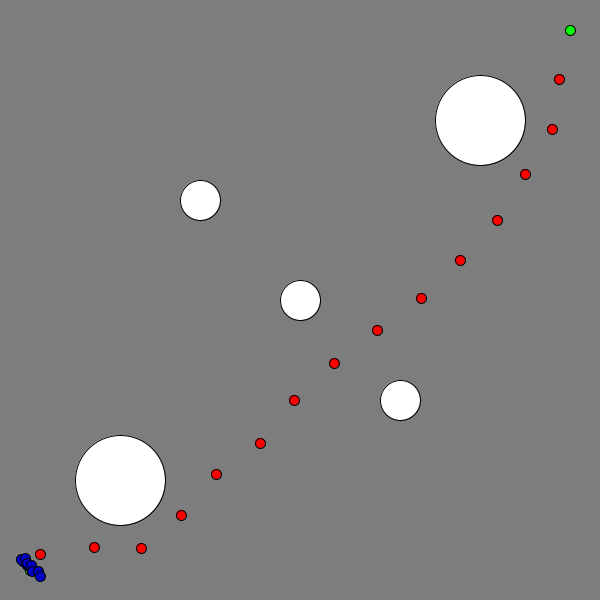
Frame 1 (no input)
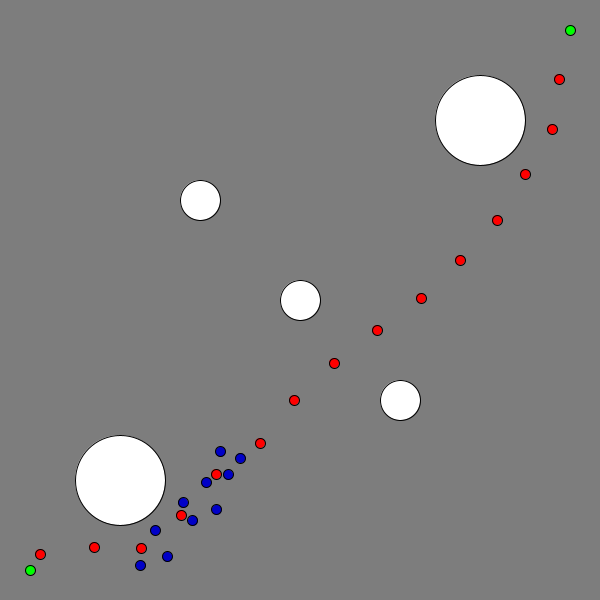
Frame 60 (the mouse pressed at the canvas centre just before this capture)
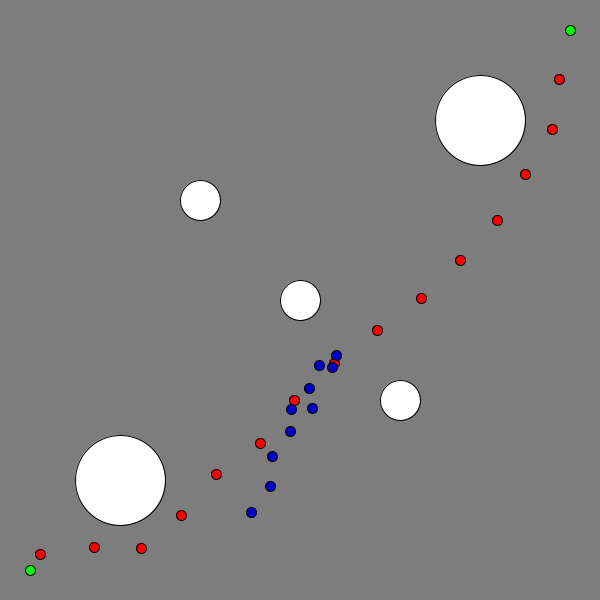
Frame 120 (the mouse held since frame 60 and released just before this capture)

The Processing sketch that drew these frames (run headless with seeded random() and noise(); from frame 60 on, the mouse is pressed at the canvas centre):

// Processing sketch: a3_1
// ── a3_1.pde
// A3 Scenario 1 - Trevor Graham

import java.util.Random;
import java.util.*;

class Node{
 float x = 0;
 float y = 0;
 int id;
 ArrayList<Integer>neighbors = new ArrayList<Integer>();

 boolean visited = false;
 int parentId = -1;
 float f,g,h;
 
 Node(float xpos, float ypos, int idNum){
   x = xpos;
   y = ypos;
   id = idNum;
   f = 0;
   g = 0;
   h = 0;
 }
}

class Crowd{
 ArrayList <Boid> boids;
 
 Crowd(){
  boids = new ArrayList<Boid>(); 
 }
 
 void addBoid(Boid b){
   boids.add(b);
 }
 void removeBoid(Boid b){
   boids.remove(b); 
 }
 void run(){
   
  for(Boid b: boids){
    // PVector end = new PVector(goal.x, goal.y);
    //if(PVector.dist(b.pos, end) < .1){
    // crowd.removeBoid(b);
      
    //}
    b.move(boids);
  }
 }

}

class Boid{
 PVector pos;
 PVector vel;
 PVector accel;
 Node target;
 Boid(float xPos, float yPos){
   pos = new PVector(xPos, yPos);
   vel = new PVector(-3, -3); //set initial to calculated direction;
   accel = new PVector(0,0);
   target = nodes.get(path.get(1)) ;
 }
   void move(ArrayList <Boid> boids){
     calcForces(boids);
     updateBoid();
   }
   
   void calcForces(ArrayList <Boid> boids){
     PVector cohesion = cohesion(boids);     
     PVector alignment = alignment(boids);
     PVector seperation = seperation(boids);

   
     PVector obstacleForces = obstacleForces(obstacles);
     cohesion.mult(.5);
     alignment.mult(.5);
     seperation.mult(.1);
     obstacleForces.mult(.90);
     accel.add(cohesion);
     accel.add(alignment);
     accel.add(seperation);
     accel.add(obstacleForces);
     
   }
   void updateBoid(){
     
    vel.add(accel);
    pos.add(vel);
    
    int pId = path.indexOf(target.id);
   // println(pId);
    ArrayList <Boolean> collisions = new ArrayList <Boolean>();
    for(int p : path){
      collisions.add(hasCollision(p, pos));
    }
    for(int i = pId; i < collisions.size() -1 ; i++){
      if(collisions.get(i) == false){
        target = nodes.get(path.get(i+1)); 
      }
    }
    
    PVector nextTarget = new PVector(target.x, target.y);
    PVector dir = direction(nextTarget);
    //println(dir);
    dir.mult(1.5);
    vel.add(dir); // steer towards targetNode
    //println("vel:", vel);
    accel.mult(0);
     
   
   }
   
   PVector direction(PVector p){ // return PVector leading towards position
     PVector direction = PVector.sub(p, pos);
     direction.normalize();
     
     direction.sub(vel);
     return direction;
   }
   
   PVector cohesion(ArrayList <Boid> boids){
     PVector cohesion = new PVector(0,0); // 
     int totalVectors = 0;
     for(Boid b: boids){
       float dist = PVector.dist(pos, b.pos);
       if(dist > 0 && dist < 20){
         cohesion.add(b.vel); 
       }
     }
     
     if(totalVectors > 0){
      cohesion.div(totalVectors); // average position to be pulled towards
      PVector c = direction(cohesion); // use direction to incorporate vel 
      return c;
     }
     return cohesion;
   }
   
   PVector alignment(ArrayList <Boid> boids){
     PVector alignment = new PVector(0,0);
     int totalVectors = 0;
     for(Boid b: boids){
       float dist = PVector.dist(pos, b.pos);
       if(dist > 0 && dist < 20){
       alignment.add(b.vel);
       totalVectors++;
       }
     }
     
     if(totalVectors > 0){
       alignment.div(totalVectors); 
       alignment.normalize();
       PVector a = PVector.sub(alignment, vel);
       return a;
     }
    
     return alignment;
   }
   
   PVector seperation(ArrayList <Boid> boids){
     PVector sep = new PVector(0,0);
     int totalVectors = 0;
       
     for(Boid b: boids){
       float dist = PVector.dist(pos,b.pos);
       if(dist > 0 && dist < 20){
         PVector s = PVector.sub(pos, b.pos);
         s.normalize();
         s.div(dist);  // weight by how close
         sep.add(s);
         totalVectors++;
       }
       
     }
     
     if(totalVectors > 0){
      sep.div(totalVectors); // average seperation of all close boids
     }
     if(sep.mag() > 0){
       sep.normalize();
       sep.mult(2);
       
       
     }
     
     return sep;
   }
   
   PVector obstacleForces(ArrayList <Obstacle> obstacles){
     PVector obstacleForces = new PVector(0,0);
     for(Obstacle o: obstacles){
      float dist = PVector.dist(pos, o.pos); 
      
      if(dist > 0 && dist < o.r + 10){
        PVector force = PVector.sub(pos, o.pos);
        force.normalize();
        obstacleForces.add(force);
      } 
     }    
     return obstacleForces;
   }
   
 }
  


class Obstacle{
 float x = 0;
 float y = 0;
 int id;
 int r;
 PVector pos;
 Obstacle(float xPos, float yPos, int idNum, int radius){
   x = xPos;
   y = yPos;
   pos = new PVector(xPos, yPos);
   id = idNum;
   r = radius;
 }
}

class SortByF implements Comparator<Node>{
  public int compare(Node n1, Node n2){
    return (n1.f > n2.f) ? 1:0;
  }
}
ArrayList <Node> open;
ArrayList <Node> closed;
ArrayList <Integer> queue = new  ArrayList<Integer>();
ArrayList <Integer> path;
ArrayList <Node> nodes;
ArrayList <Obstacle> obstacles;
Random r = new Random();
int idCount = 1;
int totNodes = 10000;
Node start, goal;
Node currNode;
Node targetNode;
int pathId =0;
Node character;
int[] parent = new int[totNodes+1];
Boolean[] visited = new Boolean[totNodes +1];
ArrayList<Integer>[] neighbors = new ArrayList[totNodes+1];
ArrayList<PVector>vList = new ArrayList<PVector>();
Crowd crowd;
ArrayList<Boolean>collisionList = new ArrayList<Boolean>();

void setup(){
 size(600,600);
 surface.setTitle("A3 Scenario 1"); 
 background(125);
 nodes = new ArrayList<Node>();
 obstacles = new ArrayList<Obstacle>();
 open = new ArrayList<Node>();
 closed = new ArrayList<Node>();
 path = new ArrayList<Integer>();
   for(int i = 0; i <= totNodes; i++){
    parent[i] = -1;
    visited[i] = false;
    neighbors[i] = new ArrayList<Integer>();
  }
  start = new Node(-270, 270,0);
  goal = new Node(270, -270, totNodes - 1);
  character = new Node(start.x, start.y, -1);
  currNode = start;
 initObstacles();
 makePRM();
 runDFS();
 targetNode = nodes.get(path.get(0));
 
 crowd = new Crowd();
for(int i = 0; i < 10; i++){
   
  float xVariability = -2 + r.nextInt(4); 
  float yVariability = -2 + r.nextInt(4); 
  Boid b = new Boid(start.x + xVariability , start.y + yVariability  ); 
  crowd.addBoid(b); 
}
}

void draw(){
  background(125);
 translate(width/2, height/2);
 for(Node n : nodes){
   fill(0, 0, 0);
   if(n.id == 0 || n.id == (totNodes - 1)){
     fill(0,255,0); 
     ellipse(n.x, n.y, 10, 10);
   }
   else if(path.contains(n.id)){
     fill(255,0,0);
       pushMatrix();
   ellipse(n.x, n.y, 10, 10);
   popMatrix();
   }
 
 }
 for(Obstacle o: obstacles){
  fill(255,255,255);
  ellipse(o.x,o.y,o.r - 30,o.r - 30 );
 }
 //for(int i = 0; i < 600; i++){
 //update(.002);
 //}

 fill(0,0,255);
 
// println(character.x, character.y);
 //ellipse(character.x, character.y, 6, 6);
 //for(int i = 0; i < neighbors.length ; i++){
 // for(int j : neighbors[i]){
 //   Node curr = nodes.get(i);
 //   Node comp = nodes.get(j); //<>//
 //   line((comp.x), (comp.y), (curr.x),(curr.y)); 
 // }
 //}

 updateCrowd();
 
 updateCrowd();
 for(int i = 0; i < crowd.boids.size(); i ++){
  fill(0,0, 200);
  PVector goalPos = new PVector(goal.x, goal.y);
  if(PVector.dist(crowd.boids.get(i).pos,goalPos) > 15){
  //println(b.pos.x, b.pos.y); //<>//
  ellipse(crowd.boids.get(i).pos.x,crowd.boids.get(i).pos.y, 10, 10); 
  }
  else{
    crowd.boids.remove(crowd.boids.get(i));
  }
 }
}
void updateCrowd(){
 crowd.run();
}

void makePRM(){
 start = new Node(-270, 270,0);
 nodes.add(start);
 
 int count = 1;
 while(count < totNodes -1){  // Random Node Sampling
   int x = r.nextInt(600) - 300;
   int y = r.nextInt(600) - 300;
   int flag = 0;
   for(int i = 0; i < obstacles.size(); i++ ){
     //ellipse radius = 10 - change if needed
     if(sqrt(pow(x - obstacles.get(i).x,2) + pow(y - obstacles.get(i).y,2)) < obstacles.get(i).r/2 + 10 ){
      flag = 1;
      break;
     }
   }
   if(flag == 0){
      Node randNode = new Node(x,y,idCount);
       idCount++;
       nodes.add(randNode);
       count++;
   }
 }
 

 nodes.add(goal); 
 // loop through nodes and compaare to other nodes - if close and less than n neighbors add to neighbors
 // sort by distance from currNode and then take first 2
 for(int i = 0; i < nodes.size(); i ++){
   Node currNode = nodes.get(i);
   for(int j = 0; j < nodes.size(); j++){
    Node compNode = nodes.get(j);
    float dist = sqrt(pow((currNode.x - compNode.x),2) + pow((currNode.y - compNode.y),2));
    if(dist < 55  && dist > 0){
       neighbors[i].add(j);
     }
    }     
    }
    //int c = 0;
    //while(c < 2){
    // float minDist = Collections.min(distances);
    // print(minDist);
    // int index = distances.indexOf(minDist);
    // println(" ", distances.get(index));
    // if(minDist< 20 ){
    // currNode.neighbors.add(index);
    // println(currNode.x," ", currNode.y,"---->", nodes.get(index).x, " ",nodes.get(index).y );
    // distances.remove(index);
    // c++;
    // }
    // else{ // break out of loop if neighbor isn't close enough
    //   break;
    // }
    //}
    }
  
   
 
 
void initObstacles(){
 Obstacle obs1 = new Obstacle(-180, 180,0, 120 );
 obstacles.add(obs1);
 Obstacle obs2 = new Obstacle(0, 0,1, 70 );
 obstacles.add(obs2);
 Obstacle obs3 = new Obstacle(-100, -100,2, 70 );
 obstacles.add(obs3);
 Obstacle obs4 = new Obstacle(100, 100,3, 70 );
 obstacles.add(obs4);
 Obstacle obs5 = new Obstacle(180,-180, 4, 120);
 obstacles.add(obs5);
  
}

void runAStar(){
 Node currNode = start;
 open.add(0,currNode);
 while(!open.isEmpty()){
   currNode = open.get(0);
   open.remove(0);
   closed.add(currNode);
   for(int n : currNode.neighbors){
     nodes.get(n).parentId = currNode.id;
     if(nodes.get(n).id == totNodes){
       break;
     }
     else{
       float dist = sqrt(pow(nodes.get(n).x - currNode.x,2) + pow(nodes.get(n).y - currNode.y,2));
       nodes.get(n).g = currNode.g + dist;
       nodes.get(n).h = sqrt(pow(goal.x - currNode.x,2) + pow(goal.y - currNode.y,2)); // distance to goal
       nodes.get(n).f = nodes.get(n).g + nodes.get(n).h;
       nodes.get(n).parentId = currNode.id;
       open.add(nodes.get(n));
     }
     if(open.contains(nodes.get(n)) && open.get(open.indexOf(nodes.get(n))).f < nodes.get(n).f){
       // if node is in open and it has a lower f then don't add the node to open again
       continue;       
     }
     else if(closed.contains(nodes.get(n)) && closed.get(closed.indexOf(nodes.get(n))).f < nodes.get(n).f){
       // else if node is in closed with lower f then don't add the node again
       continue;
     }
     else {
       open.add(nodes.get(n));
     }
   }
   Collections.sort(open, new SortByF());
   closed.add(0,currNode);
 }
}

void runDFS(){
  //println(nodes.get(0).neighbors);
  //for(int i = 0; i < nodes.get(0).neighbors.size(); i++){
  //  println(nodes.get(0).neighbors.get(i), "Neighbors -> ", nodes.get(nodes.get(0).neighbors.get(i)).neighbors );
    
  //}
  //println("Goal -->", goal.id);
  visited[nodes.get(0).id] = true;
  queue.add(nodes.get(0).id);
  while(queue.size() > 0){
   int currNode = queue.get(0); 
   //println("Current Node id -->", currNode);
   queue.remove(0);
   if(currNode == totNodes - 1){
   // println("goal"); 
    break; // goal reached 
   }
   for(int i = 0; i < neighbors[currNode].size(); i++){
    // println(currNode.neighbors.get(i));
    int neighborNode = neighbors[currNode].get(i);
     //float dist = sqrt(pow(nodes.get(i).x - currNode.x,2) + pow(nodes.get(i).y - currNode.y,2));
     //nodes.get(i).g = currNode.g + dist;
     //nodes.get(i).h = sqrt(pow(goal.x - currNode.x,2) + pow(goal.y - currNode.y,2)); // distance to goal
     //nodes.get(i).f = nodes.get(i).g + nodes.get(i).h;
     if(!visited[neighborNode]){
       //println(neighborNode);
       //println("Visited: " + nodes.get(i).id);
       visited[neighborNode] = true;
       parent[neighborNode] = currNode;
       queue.add(neighborNode);
     }
   }
   //Collections.sort(open, new SortByF());
  }
  int prevNode = parent[parent.length - 2];
  path.add(prevNode);
  while(prevNode >= 0){
    path.add(prevNode);
    prevNode = parent[prevNode];
  }
  path.remove(0);
  Collections.reverse(path);
    
    path.add(goal.id);
  //println(path);
  }



//void update(float dt){
//  ArrayList <Boolean>collisions = new ArrayList <Boolean>();
//  PVector dir = new PVector();
//  //println("Target ID:", path.indexOf(targetNode.id));
//    //println(targetNode.id, ", ", targetNode.x, ", ", targetNode.y);
//    dir.x = (targetNode.x - currNode.x);
//    float lenX = sqrt(pow(targetNode.x,2) + pow(currNode.x,2));
//    //dirX = dirX/lenX;
//    dir.y = (targetNode.y - currNode.y);
//    float lenY = sqrt(pow(targetNode.y,2) + pow(currNode.y,2));
//    //dirY = dirY/lenY;
//    dir.normalize();
//    float dist = sqrt(pow((character.x - targetNode.x),2) + pow((character.y - targetNode.y),2));
//    //println("distance", dist);
//    if(dist >= 2){
//     character.x = character.x + ( dt *dir.x);
//     character.y = character.y + ( dt * dir.y);
//    }
//    else if (pathId < path.size() - 1){
      
//      currNode = targetNode;  // currNode = node checking collisions for
//      if(currNode.id <(totNodes - 1)){
//        for(int p: path){
//          collisions.add(hasCollision(p));
//        }
//        //println(path.indexOf(currNode.id));
//        //println(collisions);
        
//       targetNode = nodes.get(path.get(pathId)); // desired next target
//       pathId ++;
//        for(int i = pathId ; i < collisions.size() - 1; i++){
//          //println(collisions);//
//         if(collisions.get(i) == false ){
//           targetNode = nodes.get(path.get(i + 1));
//           pathId = i +1;
//         }
//        }
      
//        }
//        //println("pathId", pathId);
        
//      }
//}

//void findNextTarget(){
//  for(int i = 0; i < path.size(); i++){
//    PVector currV = new PVector();
//    currV.x = nodes.get(path.get(i)).x - character.x;
//    currV.y = nodes.get(path.get(i)).y - character.y;
//    currV.normalize();
//    character.vList.add(currV);
//  }
//  for(int j = 0; j < obstacles.size(); j++ ){
//   PVector currW = new PVector();
//   currW.x = obstacles.get(j).x - character.x;
//   currW.y = obstacles.get(j).y - character.y;
//   currW.normalize();
//   character.wList.add(currW);
//  }
//  for(PVector v : character.vList){
//   for(PVector w : character.wList){
//    float a = 1;
//    float b = -2*((v.x * w.x) + (v.y * w.y));
//    float c = (w.x * w.x) + (w.y * w.y) - (obstacles.get(character.wList.indexOf(w)).r *  obstacles.get(character.wList.indexOf(w)).r);
//    float d = b*b - (4* a*c);
//    //float lenv = sqrt(v.x * v.x + v.y*v.y);
//   }
//  }
////    if(d >= 0){
////     float t = (-b - sqrt(d)/(2*a));
////     if(t < 0 || t > lenv){
////       character.collisionList.get(character.vList.indexOf(v)) = true;  // should change to array probably
////       break;    
////    }
////    character.collisionList.add(character.vList.indexOf(v)) = false;
////   } 
////  }
////}
//}

boolean hasCollision(int id, PVector pos){
  ArrayList<PVector>wList = new ArrayList<PVector>();
  boolean col = true; // is there a collision?
  Node checkNode = nodes.get(id);
  PVector v = new PVector();
  v.x = checkNode.x - pos.x;  
  v.y = checkNode.y - pos.y;
  float lenv = sqrt(v.x * v.x + v.y*v.y);
  v.normalize();
  
  for(int j = 0; j < obstacles.size(); j++ ){
   PVector currW = new PVector();
   currW.x = obstacles.get(j).x - pos.x;
   currW.y = obstacles.get(j).y - pos.y;
   wList.add(currW);
  }
  
  for(PVector w : wList){
    float a = 1;
    float b = -2*((v.x * w.x) + (v.y * w.y));
    float c = (w.x * w.x) + (w.y * w.y) - (( obstacles.get(wList.indexOf(w)).r) *  ( obstacles.get(wList.indexOf(w)).r));
    float d = b*b - (4* a*c);
   
     if(d >= 0){
       float t = (-b - sqrt(d)/(2*a));
       if(t > 0 &&  t <  lenv){
         return col;
        }
   }
  }
  return false;
}

void keyPressed(){
 
  if(key == ENTER){
    
  float xVariability = -5 + r.nextInt(10); 
  float yVariability = -5 + r.nextInt(10); 
  Boid b = new Boid(start.x + xVariability, start.y + yVariability ); 
  crowd.addBoid(b); 
  println("added");
  }
   
 
  
}
